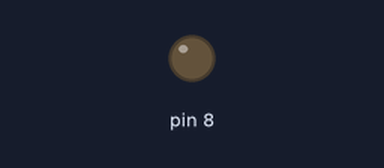
The sketch below on a simulated Arduino Uno, built with avr-gcc and run on an emulated ATmega328P. Shown: output pins drawn as LEDs (lit = HIGH).

Above: at 0.03 s.
At 8.26 s:
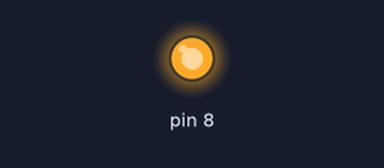
Timing chart, 0 to 11.3 s (numbered marks = the images above):
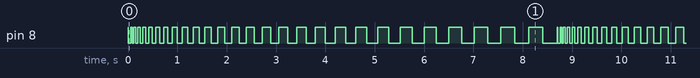

Measured:
- by itself, pin 8: moves between LOW and HIGH, repeating every 8.7 s
- by itself, everything shown: repeats every 8.7 s, in 52 steps

The sketch:

arduino_part_1.ino
```cpp
int blinkDelay = 0;

void setup() {

  pinMode(8, OUTPUT);

}

void loop() {

  for(int i = 0; i < 300; i +=10){
    digitalWrite(8, HIGH); //HIGH means apply voltage.
    delay(i);
    digitalWrite(8, LOW); // LOW means cease voltage.
    delay(i);
  }


}
```
